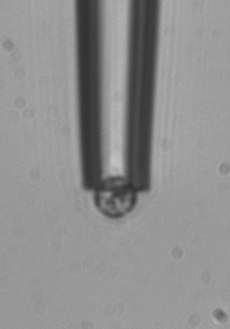
#> input picture resources/example_image.png, 230 x 329 px
$ python -i tracking.py   (imports and definitions only)
#> lines starting #> are read from the running program, lines starting #| are printed output that depends on the picture; after the words box and inside, x2 and y2 are one past the last pixel; in counts of white or black regions, pixels touching at a corner belong together
"""
Module:  Support functions to predict/track the aspiration event
Program: Particle Deformation Analysis
Author: Haig Bishop (haig.bishop@pg.canterbury.ac.nz)
"""

import cv2
import numpy as np


# [104 lines left out: functions get_y_maximums_multiple_frame_crops, get_y_maximum_single_frame_crop, smooth_y_positions, non_decreasing_y_positions, not called in this run]

def filter_circles_bbox(circles, bbox):
    """takes a list of circles (x, y, r) and a bounding box [x, y, x2, y2]'
    - returns a subset of the circles list
    - all circles must be positioned with centres inside of the bbox
    - the circle list is a weird shape (1, N, 3) because of Houghcircle"""
    # If there are any circles
    if circles is not None:
        # Get the x, y coordinates of the bounding box
        x1, y1, x2, y2 = bbox
        # Create a new array to store the circles that are within the bounding box
        new_circles = np.empty((0, 3), dtype=np.int32)
        # Iterate through all detected circles
        for circle in circles[0]:
            # Get the coordinates of the circle
            center_x, center_y, radius = circle[0], circle[1], circle[2]
            left_x, right_x = center_x - radius, center_x + radius
            bottom_y, top_y = center_y - radius, center_y + radius
            # Check if the center of the circle is within the bounding box
            if x1 < left_x and right_x < x2 and y1 < bottom_y and top_y < y2:
                # The center of the circle is inside the bounding box, keep it
                new_circles = np.vstack([new_circles, circle])
        # Reshape the array to shape (1, N, 3)
        circles = new_circles.reshape((1, new_circles.shape[0], new_circles.shape[1]))
        # If the circles are empty
        if circles.shape == (1, 0, 3):
            circles = None
    return circles


# [17 lines left out: function get_best_circle, not called in this run]


def bounded_hough_circle(image, bbox, min_r, max_r, expected_radius, display=False):
    """takes an image, a bounding box, a min radius and a max radius
    - preforms hough transform iteratively until a circle is found
    - maximum # Iterations is 28
    - if no circles are found, an 'expected' circle is returned
    - each iteration the thresholds are decreased
    - the circles must be within the bbox
    - after Hough returns 1 or more circles, the 'best' one is picked"""
    # Define starting thresholds
    thres_1 = 150
    thres_2 = 75

    # Input validation to prevent OpenCV errors
    if min_r <= 0 or max_r <= 0:
        print("Invalid radius values")
        return (expected_x, expected_y, expected_radius)

    if min_r >= max_r:
        print("Min radius must be less than max radius")
        return (expected_x, expected_y, expected_radius)

    # The minimum distance between circles
    min_dist = 1
    # Define the expected circle in order to select the best one
    expected_x = int((bbox[0] + bbox[2]) / 2)
    expected_y = int((bbox[1] + bbox[3]) / 2)

    if display:
        disp_img = image.copy()
        expected_center = (expected_x, expected_y)
        cv2.circle(disp_img, expected_center, min_r, (0, 255, 0), 1)
        cv2.circle(disp_img, expected_center, expected_radius, (0, 255, 0), 1)
        cv2.circle(disp_img, expected_center, max_r, (0, 255, 0), 1)
        cv2.imshow('Expected & Min/Max Circles', disp_img)
        cv2.waitKey(0)

    # Loop until you find a circle or pass 28 iterations
    circles = None
    i = 0
    while circles is None and i < 28:
        i += 1
        # Ensure thresholds stay positive
        thres_1 = max(1, int(thres_1))
        thres_2 = max(1, int(thres_2))

        try:
            # Attempt to detect circles in the grayscale image.
            circles = cv2.HoughCircles(
                image,
                cv2.HOUGH_GRADIENT,
                1,
                min_dist,
                param1=thres_1,
                param2=thres_2,
                minRadius=min_r,
                maxRadius=max_r,
            )
        except cv2.error as e:
            print(f"OpenCV error: {e}")
            return (expected_x, expected_y, expected_radius)

        if display and circles is not None:
            disp_img = image.copy()
            for circle in circles[0, :]:
                center = (int(circle[0]), int(circle[1]))
                radius = int(circle[2])
                cv2.circle(disp_img, center, radius, (0, 255, 0), 1)
            cv2.imshow('Circles 1', disp_img)
            cv2.waitKey(0)
        elif display:
            # print('no circles 1')
            pass

        # Filter circles outside of bbox
        circles = filter_circles_bbox(circles, bbox)

        if display and circles is not None:
            disp_img = image.copy()
            for circle in circles[0, :]:
                center = (int(circle[0]), int(circle[1]))
                radius = int(circle[2])
                cv2.circle(disp_img, center, radius, (0, 255, 0), 1)  # Draw the circle on the disp_img
            cv2.imshow('Circles 2', disp_img)
            cv2.waitKey(0)
        elif display:
            # print('no circles 2')
            pass

        # Increase thresholds
        thres_1 = int(thres_1 * 0.85)
        thres_2 = int(thres_2 * 0.85)
    # Format circles (all ints and remvove packet)
    if not circles is None:
        # Remove packet shell thing
        circles = circles[0]
        circles = [(int(x), int(y), int(r)) for x, y, r in circles]
        # Find the circle with the most likely size
        if len(circles) > 1:
            circle = get_best_circle(circles, expected_radius, expected_x)
        else:
            circle = circles[0]
    else:
        # Make up circle of expected size and pos
        print("NO CIRCLE FOUND")
        circle = (expected_x, expected_y, expected_radius)

    if display:
        disp_img = image.copy()
        center = (int(circle[0]), int(circle[1]))
        radius = int(circle[2])
        cv2.circle(disp_img, center, radius, (0, 255, 0), 1)  # Draw the circle on the disp_img
        cv2.imshow('The Circle', disp_img)
        cv2.waitKey(0)

    return circle

def calculate_alpha_beta(image):
    """Takes an image
    - returns alpha and beta values to optimally fix contrast/brightness"""
    # Automatic brightness and contrast optimisation with optional histogram clipping
    gray = cv2.cvtColor(image, cv2.COLOR_BGR2GRAY)
    clip_hist_percent = 1
    # Calculate grayscale histogram
    hist = cv2.calcHist([gray], [0], None, [256], [0, 256])
    hist_size = len(hist)
    # Calculate cumulative distribution from the histogram
    accumulator = []
    accumulator.append(float(hist[0][0]))
    for index in range(1, hist_size):
        accumulator.append(accumulator[index - 1] + float(hist[index][0]))
    # Locate points to clip
    maximum = accumulator[-1]
    clip_hist_percent *= maximum / 100.0
    clip_hist_percent /= 2.0
    # Locate left cut
    minimum_gray = 0
    while accumulator[minimum_gray] < clip_hist_percent:
        minimum_gray += 1
    # Locate right cut
    maximum_gray = hist_size - 1
    while (
        accumulator[maximum_gray] >= (maximum - clip_hist_percent) and maximum_gray > 10
    ):
        maximum_gray -= 1
    # Calculate alpha and beta values
    alpha = 255 / (maximum_gray - minimum_gray)
    beta = -minimum_gray * alpha
    return alpha, beta

def detect_sides(image, display=False):
    """In the image it will predict the pipette position, angle and bottom"""

    # Copy and convert grayscale to RGB
    disp_img = cv2.cvtColor(image.copy(), cv2.COLOR_GRAY2RGB)

    # Get image dims
    height, width = image.shape

    # Blur to remove noise
    image = cv2.GaussianBlur(image, (17, 17), 0)

    if display:
        cv2.imshow("Blurred", image)
        cv2.waitKey(0)

    # Apply canny edge detection
    image = cv2.Canny(image, 40, 60, apertureSize=3)

    if display:
        cv2.imshow("Edges", image)
        cv2.waitKey(0)

    # Dialate binary image
    image = cv2.dilate(image, (3, 3), iterations=2)

    if display:
        cv2.imshow("Dialated", image)
        cv2.waitKey(0)

    # Find contours and draw with size of 2
    contours, hierarchy = cv2.findContours(image, cv2.RETR_EXTERNAL, cv2.CHAIN_APPROX_NONE)
    cv2.drawContours(image, contours, -1, (255, 255, 255), 2)

    if display:
        cv2.imshow("Contors", image)
        cv2.waitKey(0)

    # Apply Hough line transformation
    minLineLength = int(height / 5)
    maxLineGap = 3
    hough_lines = cv2.HoughLinesP(image, 1, np.pi/180, 115, minLineLength, maxLineGap)

    # Discard all lines too short
    # And return None if no lines
    if hough_lines is None:
        return 0, 0, 0, 0
    else:
        lines = []
        for line in hough_lines:
            x1, y1, x2, y2 = line[0]
            length = np.sqrt((x2 - x1) ** 2 + (y2 - y1) ** 2)
            if length > minLineLength:
                lines.append((x1, y1, x2, y2))
    if lines is None:
        return 0, 0, 0, 0

    if display:
        for x1, y1, x2, y2 in lines:
            cv2.line(disp_img,(x1,y1),(x2,y2),(0,0,255),1)
        cv2.imshow("Hough lines", disp_img)
        cv2.waitKey(0)

    # Extract useful features from each line
    lines_features = []
    for x1, y1, x2, y2 in lines:
        # Get the 4 desired features from this line
        if y2 == y1:
            continue  # skip horizontal lines — not pipette sides and cause divide-by-zero
        gradient = (x2 - x1) / (y2 - y1)
        x0 = int(x1 - gradient * y1)
        bottom_x = x1 if y1 > y2 else x2
        bottom_y = max(int(y1), int(y2))
        length = np.sqrt((x2 - x1) ** 2 + (y2 - y1) ** 2)
        # Add the line to the list of line features
        lines_features.append((gradient, x0, bottom_x, bottom_y, length))

    # Cluster based on x0 (ideal results in 4 vertical lines - all on pipette)
    new_list = []
    done = False
    # Sort by x0
    lines_features.sort(key=lambda x: x[1])
    # While we are still making changes
    while not done:
        done = True
        last_pair_was_diff = False
        # For each adjacent pair of lines
        for i in range(len(lines_features) - 1):
            # Get the two lines
            line_1_gradient, line_1_x0, line_1_bottom_x, line_1_bottom_y, line_1_length = lines_features[i]
            line_2_gradient, line_2_x0, line_2_bottom_x, line_2_bottom_y, line_2_length = lines_features[i + 1]
            # If they are the same line
            if abs(line_2_x0 - line_1_x0) <= 5:
                if last_pair_was_diff:
                    # Remove the last entry to new_list!
                    new_list.pop()
                # Group together by appending the best version of the line to the new list
                line_3_gradient = (line_1_gradient + line_2_gradient) / 2
                line_3_x0 = (line_1_x0 + line_2_x0) / 2
                line_3_bottom_x = (line_1_bottom_x + line_2_bottom_x) / 2
                line_3_bottom_y = max(line_1_bottom_y, line_2_bottom_y)
                line_3_length = max(line_1_length, line_2_length)
                new_list.append((line_3_gradient, line_3_x0, line_3_bottom_x, line_3_bottom_y, line_3_length))
                done = False
                last_pair_was_diff = False
            # If they are different lines
            else:
                # If this is iteration 1 add line 1
                if i == 0:
                    line_1 = (line_1_gradient, line_1_x0, line_1_bottom_x, line_1_bottom_y, line_1_length)
                    new_list.append(line_1)
                # Add line_2
                line_2 = (line_2_gradient, line_2_x0, line_2_bottom_x, line_2_bottom_y, line_2_length)
                new_list.append(line_2)
                last_pair_was_diff = True
        lines_features = new_list[:]
        new_list = []

    # In some cases the process fails
    if not lines_features:
        default_angle = 0
        default_left_bottom = int(width / 2 - width * 0.1)
        default_right_bottom = int(width / 2 + width * 0.1)
        default_bottom_y = int(height * 0.6)
        return default_angle, default_left_bottom, default_right_bottom, default_bottom_y

    # Sort by x0
    lines_features.sort(key=lambda x: x[1])
    # Select the lines on the left and the right sides
    line_1, line_2 = lines_features[0], lines_features[-1]
    # Get the pipette angle (gradient) by averaging both lines
    pipette_angle = (line_1[0] + line_2[0]) / 2
    # Get the pipette bottom x positions
    left_bottom_x = int(min(line_1[2], line_2[2]))
    right_bottom_x = int(max(line_1[2], line_2[2]))
    # Get the pipette bottom y by averaging both lines
    bottom_y = int((line_1[3] + line_2[3]) / 2)
    return pipette_angle, left_bottom_x, right_bottom_x, bottom_y

def detect_particle(image, left_bottom_x, right_bottom_x, bottom_y, display=False):
    """In the image using the pipette position predict the particle position and size"""
    # Estimated size and pos
    expected_particle_radius = int((right_bottom_x - left_bottom_x) / 3)
    expected_particle_pos = (int((left_bottom_x + right_bottom_x) / 2), int(bottom_y + expected_particle_radius / 2))
    # Define the minimum and maximum radii to detect
    min_r = int(expected_particle_radius * 2/3)
    max_r = int(expected_particle_radius * 1.33333)
    # Define the bounding box to detect circles inside
    exp_x, exp_y = expected_particle_pos
    bbox = [exp_x - max_r,
            exp_y - max_r,
            exp_x + max_r,
            exp_y + max_r]

    if display:
        disp_img = image.copy()
        x1, y1, x2, y2 = bbox
        # Draw the bounding box on the image
        cv2.rectangle(disp_img, (x1, y1), (x2, y2), (0, 255, 0), 1)
        cv2.imshow('bbox', disp_img)
        cv2.waitKey(0)

    # Perform iterative hough circle
    x, y, r = bounded_hough_circle(image, bbox, min_r, max_r, expected_particle_radius, display=display)
    return (x, y), r

def detect_start(image, display=False):
    """Detects the start state of the pipette and particle in the image"""
    # Auto adjust contrast and brightness
    alpha, beta = calculate_alpha_beta(image)
    image = cv2.convertScaleAbs(image, alpha=alpha, beta=beta)
    image = cv2.cvtColor(image, cv2.COLOR_BGR2GRAY)

    if display:
        cv2.imshow("Start frame", image)
        cv2.waitKey(0)

    # Detect the pipette position, angle and bottom
    pipette_angle, left_bottom_x, right_bottom_x, bottom_y = detect_sides(image, display=display)
    # Detect the particle position and size
    particle_pos, particle_radius = detect_particle(image, left_bottom_x, right_bottom_x, bottom_y, display=display)
    # Return all that
    return particle_pos, particle_radius, pipette_angle, left_bottom_x, right_bottom_x

>>> import cv2
>>> picture = cv2.imread('resources/example_image.png')
#> picture is the input picture: shape (329, 230, 3); min 48, max 194, mean 142.6
>>> result = detect_start(picture)
#> in calculate_alpha_beta, `hist = cv2.calcHist([gray], [0], None, [256], [0, 256])`: hist = 256 values, max 5888 at index 153, min 0 at index 0, mean 295.6
#> in calculate_alpha_beta, `hist_size = len(hist)`: hist_size = 256
#> after the loop in calculate_alpha_beta, `for index in range(1, hist_size):`: accumulator = 256 values from 0 to 75670
#> in calculate_alpha_beta, `maximum = accumulator[-1]`: maximum = 75670
#> in calculate_alpha_beta, `clip_hist_percent *= maximum / 100.0`: clip_hist_percent = 756.7
#> in calculate_alpha_beta, `clip_hist_percent /= 2.0`: clip_hist_percent = 378.4
#> the loop in calculate_alpha_beta, `while accumulator[minimum_gray] < clip_hist_percent:` made 53 passes
#> after the loop in calculate_alpha_beta, `while accumulator[minimum_gray] < clip_hist_percent:`: minimum_gray = 53
#> in calculate_alpha_beta, `maximum_gray = hist_size - 1`: maximum_gray = 255
#> the loop in calculate_alpha_beta, `while ( accumulator[maximum_gray] >= (maximum - clip_hist_percent) and..` made 80 passes
#> maximum_gray on passes 1 to 12: 254, 253, 252, 251, 250, 249, 248, 247, 246, 245, 244, 243
#> after the loop in calculate_alpha_beta, `while (`: maximum_gray = 175
#> in calculate_alpha_beta, `alpha = 255 / (maximum_gray - minimum_gray)`: alpha = 2.09
#> in calculate_alpha_beta, `beta = -minimum_gray * alpha`: beta = -110.8
#> in detect_start, `alpha, beta = calculate_alpha_beta(image)`: alpha = 2.09; beta = -110.8
#> in detect_start, `image = cv2.convertScaleAbs(image, alpha=alpha, beta=beta)`:
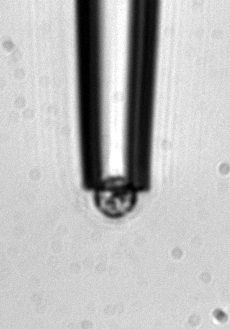
#> image: shape (329, 230, 3); min 0, max 255, mean 187.3
#> in detect_sides, `image = cv2.GaussianBlur(image, (17, 17), 0)`:
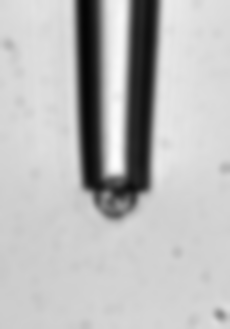
#> image: shape (329, 230); min 4, max 253, mean 187.3
#> in detect_sides, `image = cv2.Canny(image, 40, 60, apertureSize=3)`:
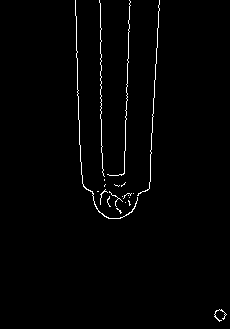
#> image: shape (329, 230); 1.4% white in thin lines or dots, all inside (x1, y1, x2, y2) = (75, 0, 227, 322)
#> in detect_sides, `image = cv2.dilate(image, (3, 3), iterations=2)`:
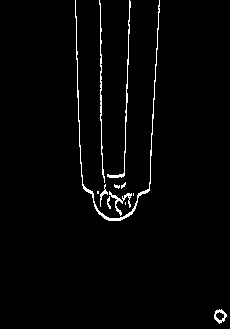
#> image: shape (329, 230); 2.1% white in thin lines or dots, all inside (x1, y1, x2, y2) = (75, 0, 227, 324)
#> in detect_sides, `contours, hierarchy = cv2.findContours(image, cv2.RETR_EXTERNAL, cv2.C..`: contours = 12 contours, 6 with area under 20; largest, box (x1, y1, x2, y2) and area: (75, 0, 160, 221) 222, (214, 309, 227, 324) 112, (107, 0, 131, 178) 84, (109, 191, 132, 216) 78, (99, 0, 105, 183) 67, (100, 184, 108, 207) 24
#> in detect_sides, `cv2.drawContours(image, contours, -1, (255, 255, 255), 2)`:
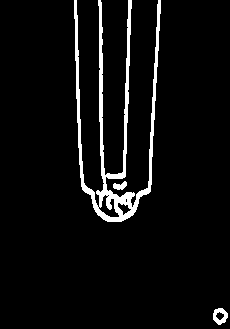
#> image: shape (329, 230); 5% white; 3 white regions, box (x1, y1, x2, y2) and area: (74, 0, 161, 222) 3575, (213, 308, 228, 325) 151, (113, 181, 127, 190) 80
#> in detect_sides, `hough_lines = cv2.HoughLinesP(image, 1, np.pi/180, 115, minLineLength,..`: hough_lines = 18 rows, first 6: [103, 184, 103, 196], [124, 147, 129, 0], [124, 177, 130, 0], [101, 217, 101, 211], [100, 155, 100, 0], [101, 175, 101, 2]
#> the loop in detect_sides, `for line in hough_lines:` made 18 passes
#> (x1, y1, x2, y2, length) on passes 1 to 12: (103, 184, 103, 196, 12), (124, 147, 129, 0, 147.1), (124, 177, 130, 0, 177.1), (101, 217, 101, 211, 6), (100, 155, 100, 0, 155), (101, 175, 101, 2, 173), (75, 0, 82, 189, 189.1), (78, 94, 78, 121, 27), (148, 193, 158, 0, 193.3), (153, 135, 160, 0, 135.2), (76, 37, 76, 56, 19), (125, 186, 125, 181, 5)
#> after the loop in detect_sides, `for line in hough_lines:`: lines = [(124, 147, 129, 0), (124, 177, 130, 0), (100, 155, 100, 0), (101, 175, 101, 2), (75, 0, 82, 189), (148, 193, 158, 0), (153, 135, 160, 0)]
#> the loop in detect_sides, `for x1, y1, x2, y2 in lines:` made 7 passes
#> (x1, y1, x2, y2, gradient, x0, bottom_x, bottom_y) on passes 1 to 7: (124, 147, 129, 0, -0.034, 129, 124, 147), (124, 177, 130, 0, -0.0339, 130, 124, 177), (100, 155, 100, 0, 0, 100, 100, 155), (101, 175, 101, 2, 0, 101, 101, 175), (75, 0, 82, 189, 0.037, 75, 82, 189), (148, 193, 158, 0, -0.0518, 158, 148, 193), (153, 135, 160, 0, -0.0519, 160, 153, 135)
#> after the loop in detect_sides, `for x1, y1, x2, y2 in lines:`: lines_features = [(-0.034, 129, 124, 147, 147.1), (-0.0339, 130, 124, 177, 177.1), (0, 100, 100, 155, 155), (0, 101, 101, 175, 173), (0.037, 75, 82, 189, 189.1), (-0.0518, 158, 148, 193, 193.3), (-0.0519, 160, 153, 135, 135.2)]
#> in detect_start, `pipette_angle, left_bottom_x, right_bottom_x, bottom_y = detect_sides(..`: pipette_angle = -0.0074; left_bottom_x = 82; right_bottom_x = 150; bottom_y = 191
#> in detect_particle, `expected_particle_radius = int((right_bottom_x - left_bottom_x) / 3)`: expected_particle_radius = 22
#> in detect_particle, `expected_particle_pos = (int((left_bottom_x + right_bottom_x) / 2), in..`: expected_particle_pos = (116, 202)
#> in detect_particle, `min_r = int(expected_particle_radius * 2/3)`: min_r = 14
#> in detect_particle, `max_r = int(expected_particle_radius * 1.33333)`: max_r = 29
#> in detect_particle, `exp_x, exp_y = expected_particle_pos`: exp_x = 116; exp_y = 202
#> in detect_particle, `bbox = [exp_x - max_r, exp_y - max_r, exp_x + max_r, exp_y + max_r]`: bbox = [87, 173, 145, 231]
#> in bounded_hough_circle, `expected_x = int((bbox[0] + bbox[2]) / 2)`: expected_x = 116
#> in bounded_hough_circle, `expected_y = int((bbox[1] + bbox[3]) / 2)`: expected_y = 202
#> in bounded_hough_circle, `circles = cv2.HoughCircles( image, cv2.HOUGH_GRADIENT, 1, min_dist, pa..`: circles = None
#> in bounded_hough_circle, `circles = circles[0]`: circles = [[116.5, 194.5, 14.7]]
#> in bounded_hough_circle, `circles = [(int(x), int(y), int(r)) for x, y, r in circles]`: circles = [(116, 194, 14)]
#> in bounded_hough_circle, `circle = circles[0]`: circle = (116, 194, 14)
#> in detect_particle, `x, y, r = bounded_hough_circle(image, bbox, min_r, max_r, expected_par..`: x = 116; y = 194; r = 14
#> in detect_start, `particle_pos, particle_radius = detect_particle(image, left_bottom_x, ..`: particle_pos = (116, 194); particle_radius = 14
#> result = ((116, 194), 14, -0.0074, 82, 150)
